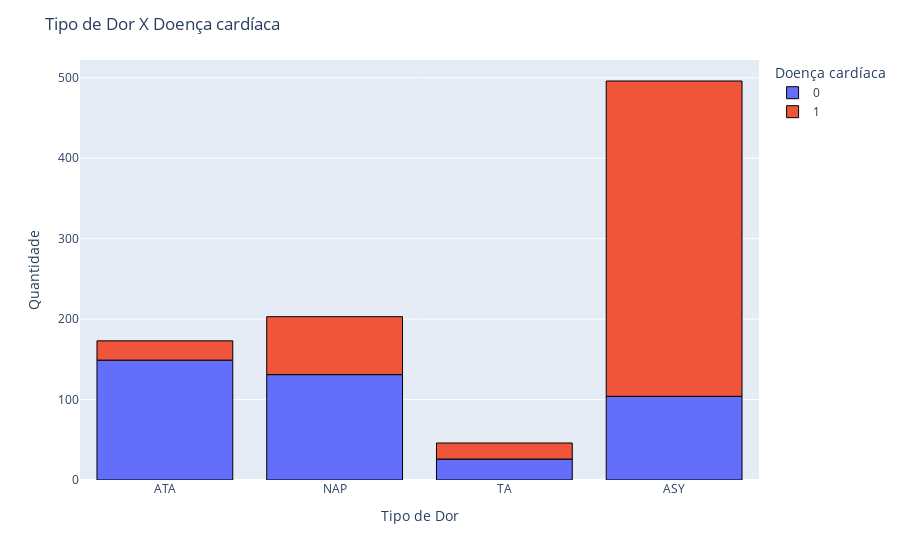

Source (notebook cell):
### Code cell
fig = px.histogram(df, x="ChestPainType", color="HeartDisease")
fig.update_layout(
    title_text="Tipo de Dor X Doença cardíaca",
    xaxis_title_text="Tipo de Dor",
    yaxis_title_text="Quantidade",
    legend_title_text="Doença cardíaca"
)
fig.update_traces(marker_line_width=1, marker_line_color="black")
fig.show()

### Figure 1 — Plotly figure (JSON) as saved in the notebook; plotly's stock layout.template omitted (floating-point values rounded to 4 significant figures; data arrays with more than 128 entries replaced by an {"elided": "..."} marker saying what was removed)
{"data": [{"alignmentgroup": "True", "bingroup": "x", "hovertemplate": "HeartDisease=0<br>ChestPainType=%{x}<br>count=%{y}<extra></extra>", "legendgroup": "0", "marker": {"color": "#636efa", "line": {"color": "black", "width": 1}, "pattern": {"shape": ""}}, "name": "0", "offsetgroup": "0", "orientation": "v", "showlegend": true, "type": "histogram", "x": {"elided": "410 str values"}, "xaxis": "x", "yaxis": "y"}, {"alignmentgroup": "True", "bingroup": "x", "hovertemplate": "HeartDisease=1<br>ChestPainType=%{x}<br>count=%{y}<extra></extra>", "legendgroup": "1", "marker": {"color": "#EF553B", "line": {"color": "black", "width": 1}, "pattern": {"shape": ""}}, "name": "1", "offsetgroup": "1", "orientation": "v", "showlegend": true, "type": "histogram", "x": {"elided": "508 str values"}, "xaxis": "x", "yaxis": "y"}], "layout": {"barmode": "relative", "legend": {"title": {"text": "Doença cardíaca"}, "tracegroupgap": 0}, "margin": {"t": 60}, "title": {"text": "Tipo de Dor X Doença cardíaca"}, "xaxis": {"anchor": "y", "domain": [0, 1], "title": {"text": "Tipo de Dor"}}, "yaxis": {"anchor": "x", "domain": [0, 1], "title": {"text": "Quantidade"}}}}
